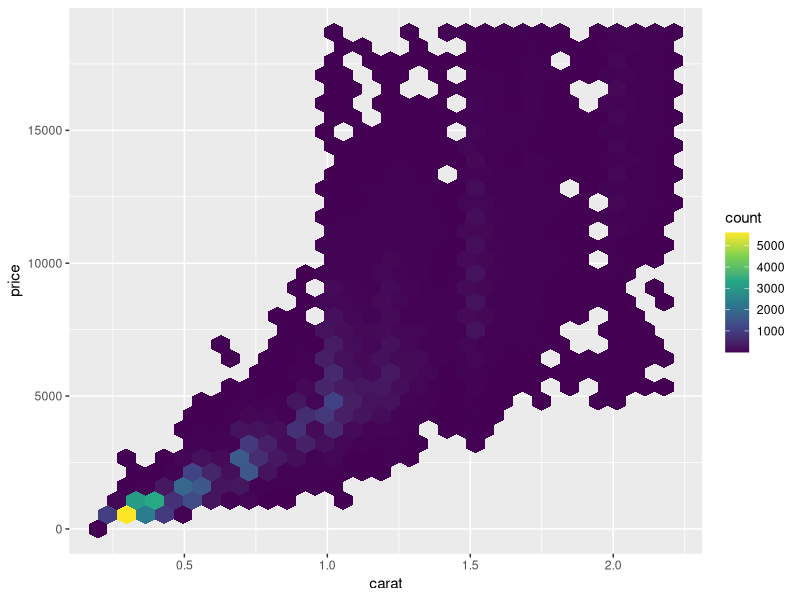
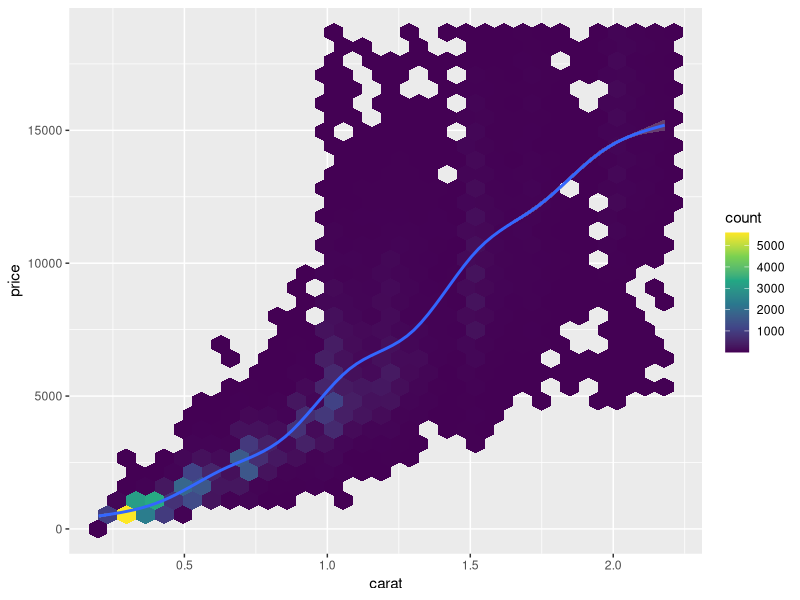
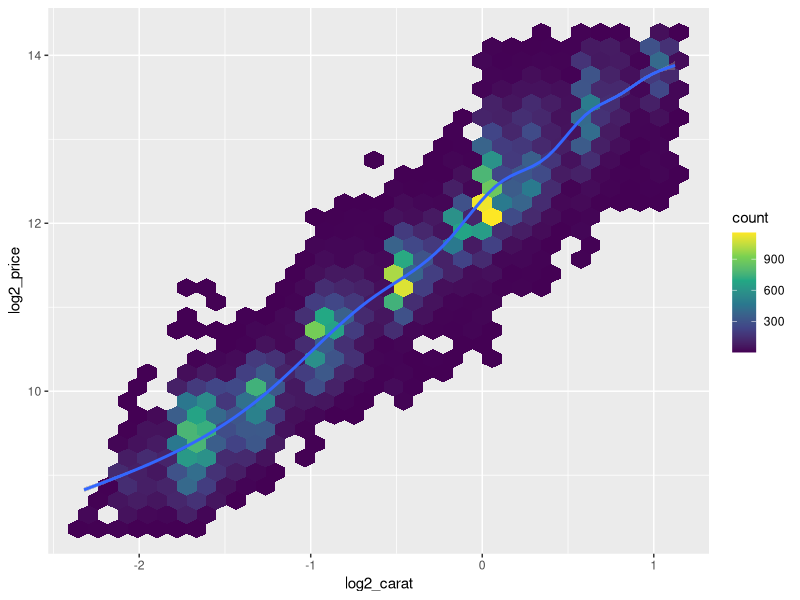
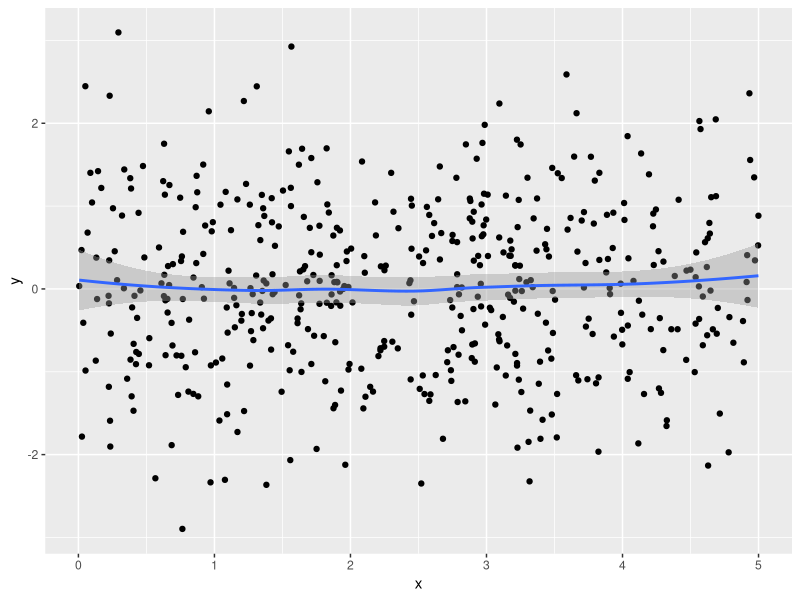
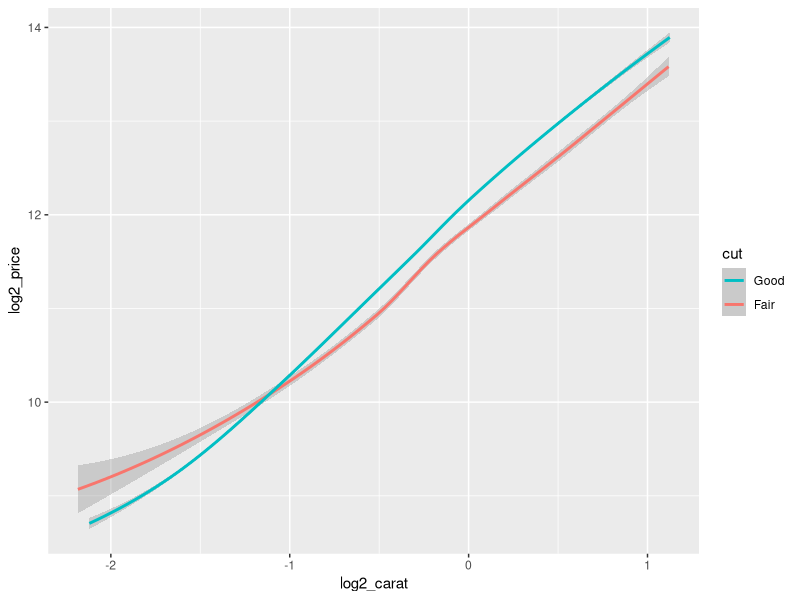
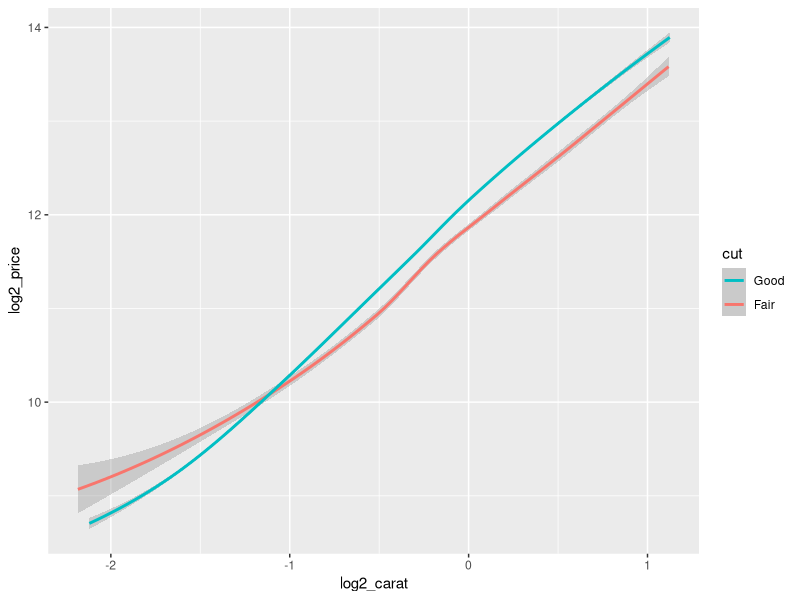
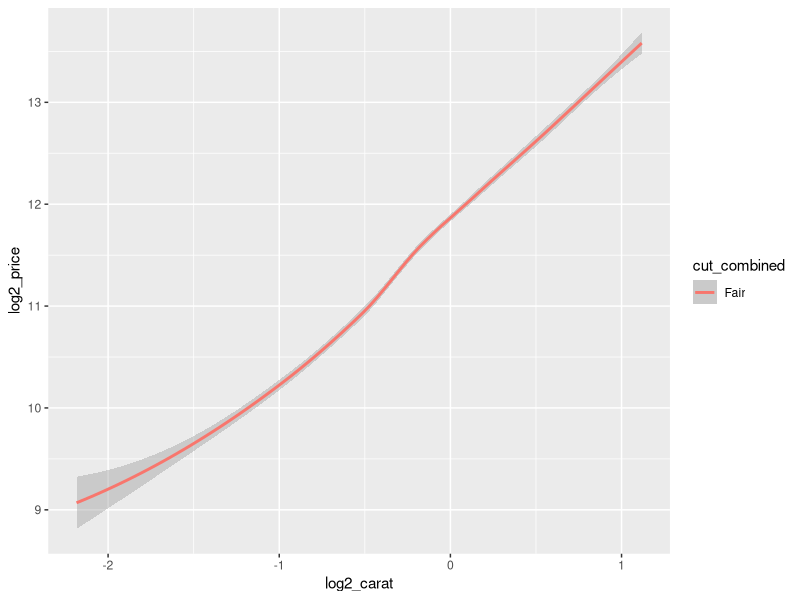
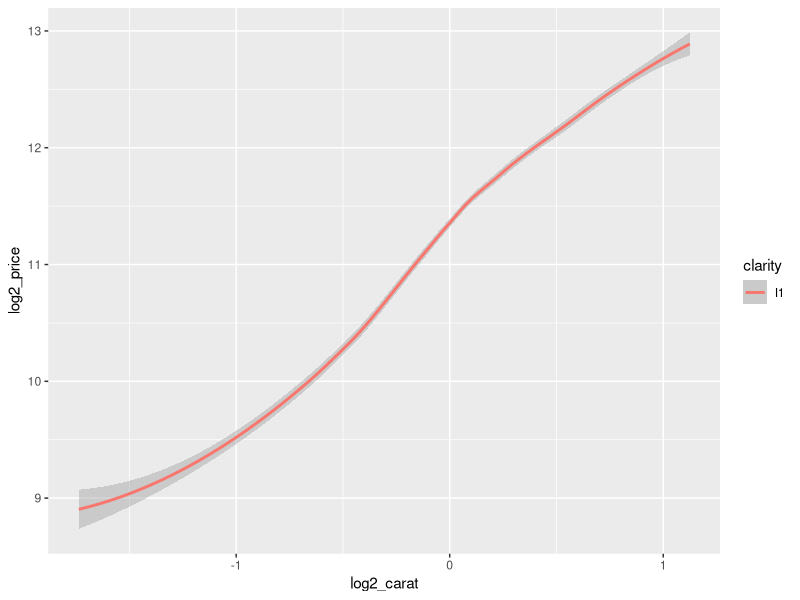

Recreate these plots in R, in order.
## ---- chunk 1
library(tidyverse)
## ---- chunk 2
y ~ x_1
class(y ~ x_1)
## ---- chunk 3
df <- 
  diamonds %>% 
  filter(x > 0, y > 0, z > 0) %>% 
  filter(y < 20, z < 10) %>% 
  filter(carat <= quantile(.$carat, probs = 0.99)) %>% 
  mutate(color = fct_rev(color))
## ---- chunk 4
df %>% 
  ggplot(aes(carat, price)) +
  geom_hex() +
  scale_fill_viridis_c()
## ---- chunk 5
df %>% 
  ggplot(aes(carat, price)) +
  geom_hex() +
  geom_smooth() +
  scale_fill_viridis_c()
## ---- chunk 6
df <-
  df %>% 
  mutate(
    log2_carat = log2(carat),
    log2_price = log2(price)
  ) 

df %>% 
  ggplot(aes(log2_carat, log2_price)) +
  geom_hex() +
  geom_smooth() +
  scale_fill_viridis_c()
## ---- chunk 7
set.seed(234)

tibble(
  x = runif(n = 500, min = 0, max = 5),
  y = rnorm(n = 500)
) %>% 
  ggplot(aes(x, y)) +
  geom_point() +
  geom_smooth(method = "loess")
## ---- chunk 8
df %>% 
  ggplot(aes(log2_carat, log2_price, color = cut)) +
  geom_smooth(method = "loess") +
  scale_color_discrete() +
  guides(color = guide_legend(reverse = TRUE))
## ---- chunk 9
f_cut <- function(cut) {
  case_when(
    cut == "Fair"      ~ 0,
    cut == "Good"      ~ a_cut_Good,
    cut == "Very Good" ~ a_cut_Very_Good,
    cut == "Premium"   ~ a_cut_Premium,
    cut == "Ideal"     ~ a_cut_Ideal
  )
}
## ---- chunk 10
df %>% 
  ggplot(aes(log2_carat, log2_price, color = cut)) +
  geom_smooth(method = "loess") +
  scale_color_discrete() +
  guides(color = guide_legend(reverse = TRUE))
## ---- chunk 11
df <-
  df %>% 
  mutate(
    cut_combined = 
      fct_collapse(cut, Very_Good_Premium = c("Very Good", "Premium"))
  )

df %>% 
  ggplot(aes(log2_carat, log2_price, color = cut_combined)) +
  geom_smooth(method = "loess") +
  scale_color_discrete() +
  guides(color = guide_legend(reverse = TRUE))
## ---- chunk 12
df %>% 
  ggplot(aes(log2_carat, log2_price, color = clarity)) +
  geom_smooth(method = "loess") +
  scale_color_discrete() +
  guides(color = guide_legend(reverse = TRUE))
## ---- chunk 13
df %>% 
  ggplot(aes(log2_carat, log2_price, color = color)) +
  geom_smooth(method = "loess") +
  scale_color_discrete() +
  guides(color = guide_legend(reverse = TRUE))
## ---- chunk 14
df <-
  df %>% 
  mutate(color_combined = fct_collapse(color, DEFG = c("D", "E", "F", "G")))

df %>% 
  ggplot(aes(log2_carat, log2_price, color = color_combined)) +
  geom_smooth(method = "loess") +
  scale_color_discrete() +
  guides(color = guide_legend(reverse = TRUE))
